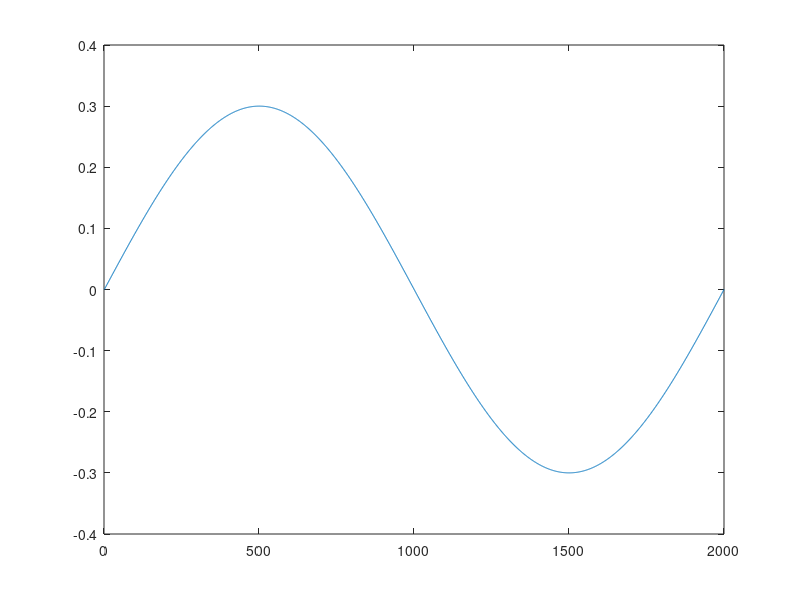
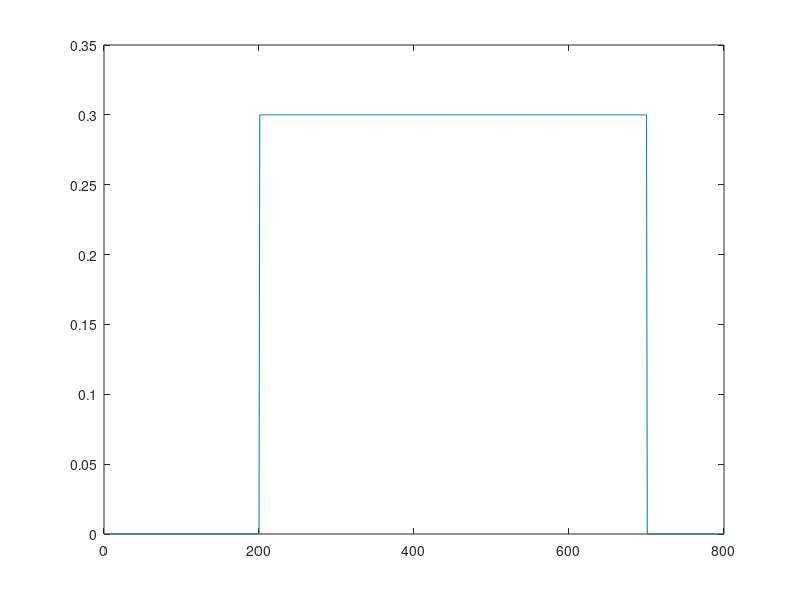
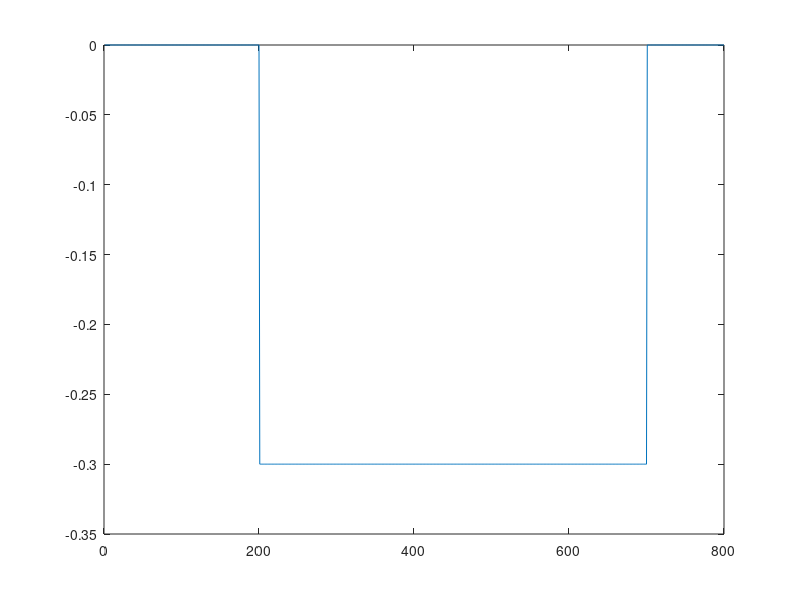
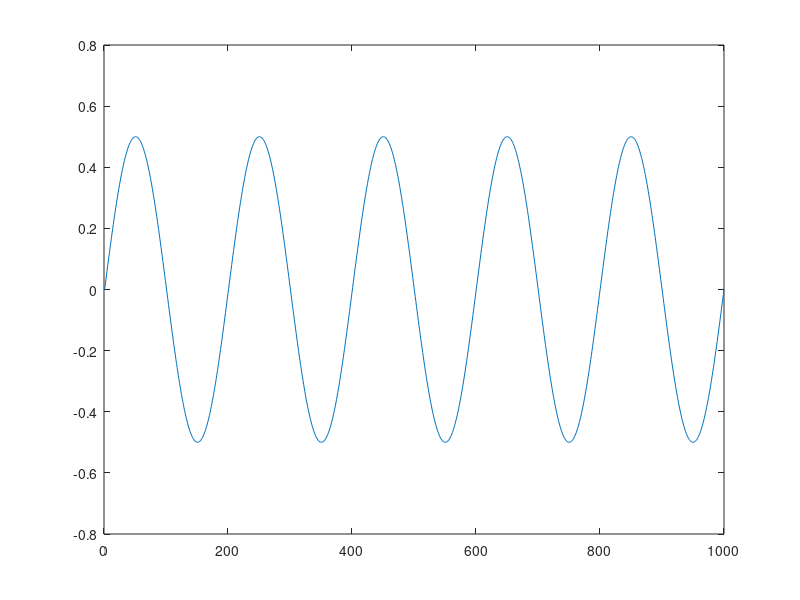

The MATLAB script that drew these images, in order:
clc; clear; close all;

d = 0.01;
maxT = 0.5;


% Step up
figure(4);
stepUp = [zeros(1,2/d), 0.3*ones(1,5/d), zeros(1,1/d)];
plot(stepUp);

% Step down
figure(5);
stepDown = [zeros(1,2/d), -0.3*ones(1,5/d), zeros(1,1/d)];
plot(stepDown);

% Sin wave
figure(6);
sinWave = maxT*sin(2*pi*0.5*linspace(0,10,10/d));
plot(sinWave)


% Sin wave
figure(3);
maxT = 0.3;
sinWave_005 = maxT*sin(2*pi*0.05*linspace(0,20,20/d));
plot(sinWave_005)


% Sin wave
figure(7);
sinWave_1 = maxT*sin(2*pi*1*linspace(0,10,10/d));
plot(sinWave_1)

% close all;
%% Save files
save('stepDown_ctrl.mat','stepDown');
save('stepUp_ctrl.mat','stepUp');
save('sinWave_ctrl.mat','sinWave');
save('sinWave_005_ctrl.mat','sinWave_005');

save('sinWave_1_ctrl.mat','sinWave_1');

